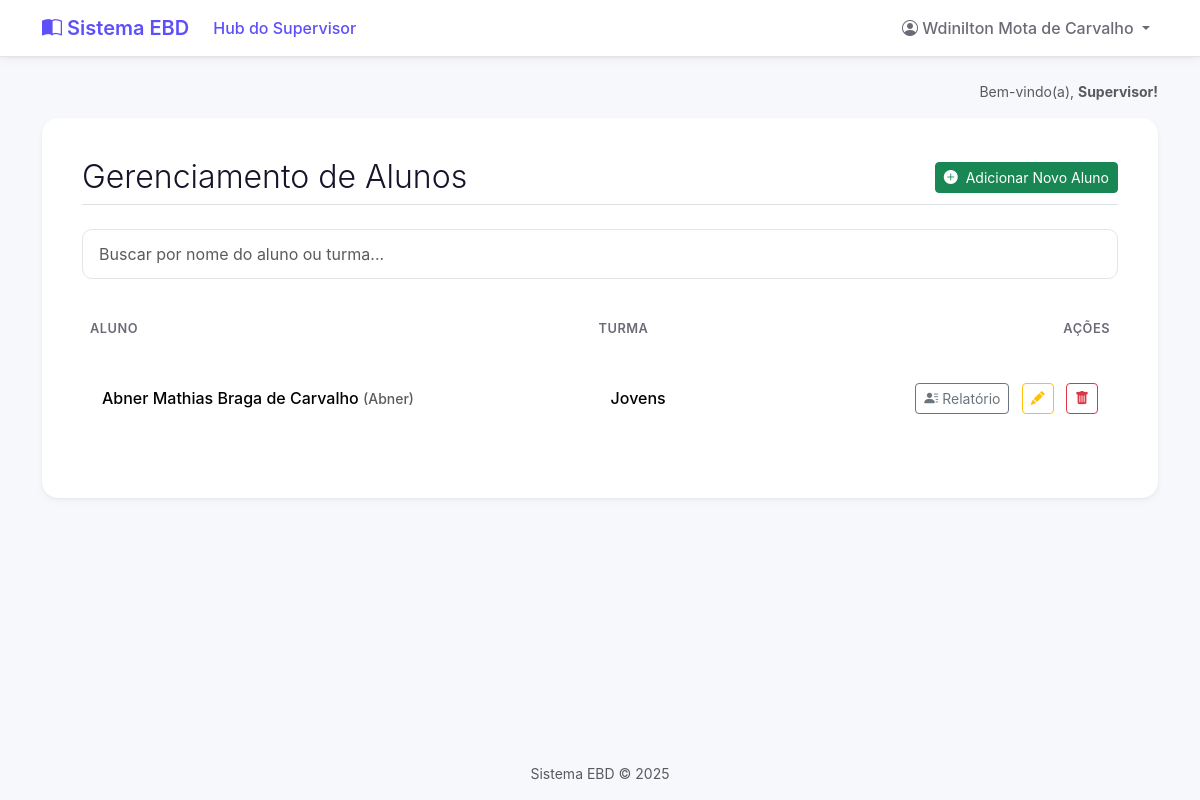
Screenshot of /relatorios/gerenciamento-alunos/ (signed in) with the database file from the repository.
### core/models.py (models this page shows, shortened)
class Aluno(models.Model):
    user = models.OneToOneField(
        User,
        on_delete=models.CASCADE,
        related_name='aluno', # Permite fazer request.user.aluno
        null=True,
        blank=True
    )
    nome_completo = models.CharField(max_length=255)
    turma = models.ForeignKey(
        Turma,
        on_delete=models.CASCADE,
        related_name='alunos'
    )
    pontos_totais = models.IntegerField(default=0)
    data_cadastro = models.DateTimeField(auto_now_add=True)

class Turma(models.Model):
    nome = models.CharField(max_length=100, unique=True)
    professor = models.ForeignKey(
        User,
        on_delete=models.SET_NULL,
        null=True,
        blank=True,
        related_name='turmas_lecionadas'
    )

### core/views.py (the view)
# urls.py: path('relatorios/gerenciamento-alunos/', views.gerenciamento_alunos, name='gerenciamento_alunos'),
@login_required
def gerenciamento_alunos(request):
    permissores = permissoes_context(request)
    if not permissores['is_supervisor']:
        return HttpResponseForbidden("<h1>Acesso Negado</h1><p>Apenas supervisores podem ver este relatório.</p>")
    lista_todos_alunos = Aluno.objects.select_related('turma').all().order_by('nome_completo')
    contexto = {'lista_todos_alunos': lista_todos_alunos}
    return render(request, 'gerenciamento_alunos.html', contexto)

### core/context_processors.py (called while the page is built)
def permissoes_context(request):
    is_professor = False
    is_aluno = False
    is_supervisor = False
    aluno = None
    if request.user.is_authenticated:
        is_supervisor = request.user.groups.filter(name='Supervisores').exists()
        is_professor = request.user.groups.filter(name='Professores').exists()
        try:
            aluno = request.user.aluno
            is_aluno = True
        except:
            is_aluno = False
    return {
        'is_supervisor': is_supervisor,
        'is_professor': is_professor,
        'is_aluno': is_aluno,
        'aluno_global': aluno,
    }

### templates/gerenciamento_alunos.html (shortened to what this page needs)
{% extends 'base.html' %}
{% block content %}
    <div class="d-flex justify-content-between align-items-center border-bottom pb-2 mb-4">
        <h2 class="fw-light mb-0">Gerenciamento de Alunos</h2>
        <a href="{% url 'cadastrar_aluno' %}" class="btn btn-success btn-sm">
            <i class="bi bi-plus-circle-fill me-1"></i> Adicionar Novo Aluno
        </a>
    </div>
    <input type="text" id="searchInput" onkeyup="filterTable('searchInput', 'searchableTable')"
           placeholder="Buscar por nome do aluno ou turma..." class="form-control search-box mb-4">
    <div class="table-responsive">
        <table class="table table-hover align-middle" id="searchableTable">
        <thead>
                <tr>
                    <th>Aluno</th>
                    <th>Turma</th>
                    <th class="text-end">Ações</th>
                    </tr>
            </thead>
            <tbody>
                {% for aluno in lista_todos_alunos %}
                <tr>
                    <td>{{ aluno.nome_completo }} <small class="text-muted">({{ aluno.user.username|default:"Sem login" }})</small></td>
                    <td>{{ aluno.turma.nome|default:"Sem turma" }}</td>
                    <td class="text-end" style="min-width: 270px;">
                        <a href="{% url 'relatorio_aluno_individual' aluno.id %}" class="btn btn-outline-secondary btn-sm me-2" title="Ver Relatório">
                            <i class="bi bi-person-lines-fill"></i> Relatório
                        </a>
                        <a href="{% url 'editar_aluno' aluno.id %}" class="btn btn-outline-warning btn-sm me-2" title="Editar">
                            <i class="bi bi-pencil-fill"></i>
                        </a>
                        <form action="{% url 'apagar_aluno' aluno.id %}" method="post" class="d-inline" onsubmit="return confirm('Tem certeza que deseja apagar o aluno {{ aluno.nome_completo }} E SEU USUÁRIO ASSOCIADO? Esta ação não pode ser desfeita.');">
                            <button type="submit" class="btn btn-outline-danger btn-sm" title="Apagar">
                                <i class="bi bi-trash-fill"></i>
                            </button>
                        </form>
                    </td>
                    </tr>
                {% endfor %}
            </tbody>
        </table>
    </div>
{% endblock %}

### templates/base.html (shortened to what this page needs)
{% load static %}
<!DOCTYPE html>
<html lang="pt-br">
<head>
    <link href="https://cdn.jsdelivr.net/npm/bootstrap@5.3.3/dist/css/bootstrap.min.css" rel="stylesheet">
    <link rel="stylesheet" href="https://cdn.jsdelivr.net/npm/bootstrap-icons@1.11.3/font/bootstrap-icons.min.css">
    <link rel="stylesheet" href="{% static 'css/custom.css' %}">
</head>
<body class="d-flex flex-column min-vh-100">
    <nav class="navbar navbar-expand-lg navbar-light navbar-custom sticky-top">
        <div class="container">
            <a class="navbar-brand" href="#">
                <i class="bi bi-book-half"></i>
                Sistema EBD
            </a>
            <div class="collapse navbar-collapse" id="navbarNav">
                <ul class="navbar-nav me-auto mb-2 mb-lg-0">
                    {% if is_supervisor %}
                        <li class="nav-item">
                            <a class="nav-link active" href="{% url 'relatorios' %}">Hub do Supervisor</a>
                        </li>
                    {% endif %}
                </ul>
                <ul class="navbar-nav ms-auto">
                    {% if user.is_authenticated %}
                        <li class="nav-item dropdown">
                            <a class="nav-link dropdown-toggle" href="#" id="navbarDropdown" role="button" data-bs-toggle="dropdown" aria-expanded="false">
                                <i class="bi bi-person-circle"></i>
                                {{ user.first_name }} {{ user.last_name }}
                            </a>
                        </li>
                    {% endif %}
                </ul>
            </div>
        </div>
    </nav>
    <main class="container my-4">
        {% if user.is_authenticated %}
        <div class="text-end text-muted small mb-3">
            Bem-vindo(a),
            <span class="fw-bold">
                {% if is_supervisor %} Supervisor!
                {% elif is_professor %} Professor!
                {% elif is_aluno %} Aluno!
                {% else %} Usuário!
                {% endif %}
            </span>
        </div>
        {% endif %}
        <div class="main-content-card">
            {% block content %}
            {% endblock %}
        </div>
    </main>
    <footer class="mt-auto text-center text-muted small p-3">
        Sistema EBD &copy; {% now "Y" %}
    </footer>
</body>
</html>

### static/css/custom.css (style rules this page uses)
:root { --cor-primaria: #5E50F9; --cor-primaria-clara: #f4f2ff; --cor-fundo: #f7f8fc; --cor-texto: #17132a; --cor-texto-suave: #6b6b78; --cor-borda: #e4e4e7; --raio-borda-lg: 16px; --raio-borda-md: 10px; --sombra-card: 0 4px 10px rgba(0, 0, 0, 0.03), 0 1px 3px rgba(0, 0, 0, 0.05); --sombra-card-hover: 0 8px 25px rgba(94, 80, 249, 0.1), 0 4px 12px rgba(0, 0, 0, 0.04); }
body { background-color: var(--cor-fundo); color: var(--cor-texto); font-family: -apple-system, BlinkMacSystemFont, "Segoe UI", Roboto, "Helvetica Neue", Arial, sans-serif; }
.navbar.navbar-custom { background-color: white; border-bottom: 1px solid var(--cor-borda); box-shadow: var(--sombra-card); }
.navbar .navbar-brand { font-weight: 600; color: var(--cor-primaria); }
.navbar .nav-link { font-weight: 500; color: var(--cor-texto-suave); }
.navbar .nav-link.active, .navbar .nav-link:hover { color: var(--cor-primaria); }
.main-content-card { background-color: #ffffff; border-radius: var(--raio-borda-lg); padding: 2.5rem; box-shadow: var(--sombra-card); }
.table { border-collapse: separate; border-spacing: 0 8px; margin-top: -8px; }
.table th { border: none; color: var(--cor-texto-suave); font-weight: 600; text-transform: uppercase; font-size: 0.8rem; letter-spacing: 0.5px; padding-top: 1rem; padding-bottom: 1rem; }
.table td { background-color: #ffffff; border: none; padding: 1.25rem; vertical-align: middle; font-weight: 500; }
.table tr td:first-child { border-top-left-radius: var(--raio-borda-md); border-bottom-left-radius: var(--raio-borda-md); }
.table tr td:last-child { border-top-right-radius: var(--raio-borda-md); border-bottom-right-radius: var(--raio-borda-md); }
.form-control.search-box { border-radius: var(--raio-borda-md); border: 1px solid var(--cor-borda); box-shadow: none; padding: 0.75rem 1rem; }
.form-control { border-radius: var(--raio-borda-md); border: 1px solid var(--cor-borda); box-shadow: none; padding: 0.75rem 1rem; }

### rows the page displays
Aluno: nome_completo "Abner Mathias Braga de Carvalho", user.username "Abner", turma.nome "Jovens"

### other values shown
{{ user.first_name }} "Wdinilton Mota"
{{ user.last_name }} "de Carvalho"
